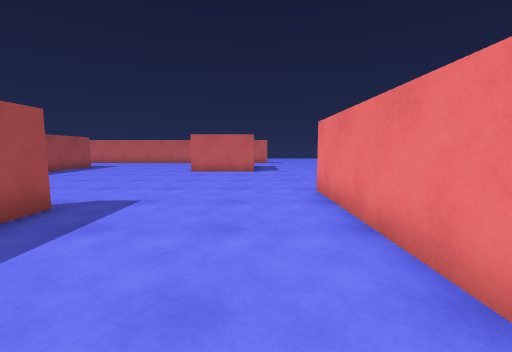
view 1 (above)

21 first-person views from a walk through a Unity game level. The camera is 1.2 m above the floor, tilts 6° down and sees 90° across. The floor is counted in squares, 1 m on a side. Each view is taken from the middle of a square. On the plan, view 1 faces up. The plan holds only what a view shows up to about 12 squares ahead; the rest is blank. The place goes on beyond the plan.

view 2
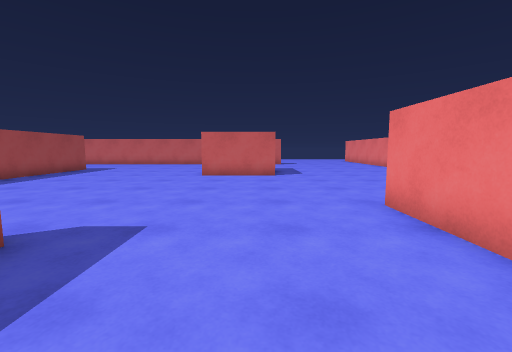

view 3
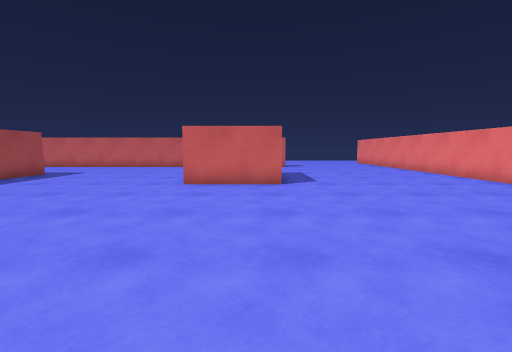

view 4
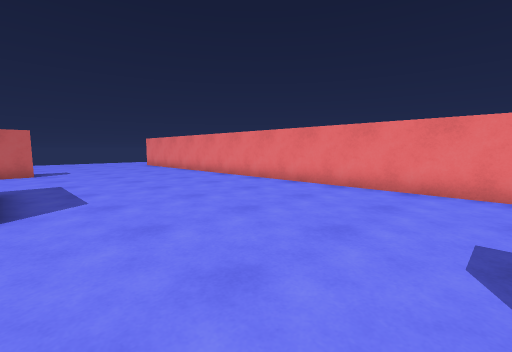

view 5
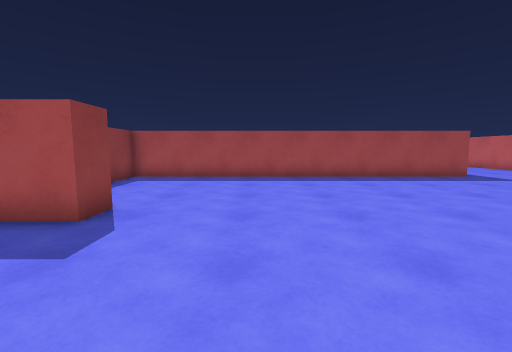

view 6
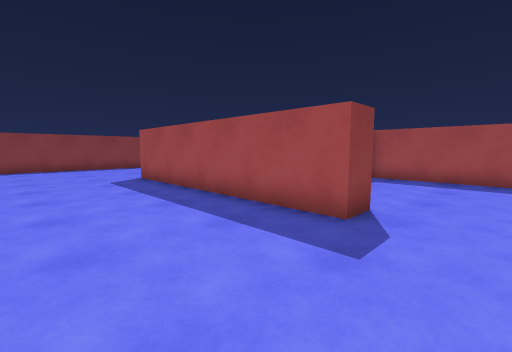

view 7
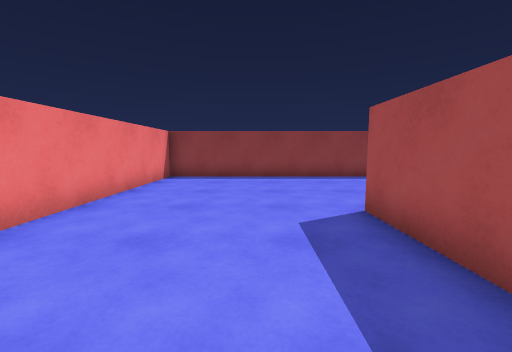

view 8
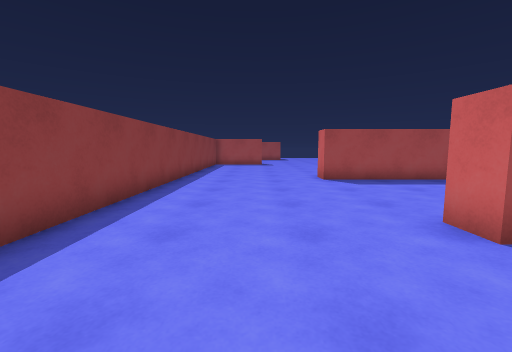

view 9
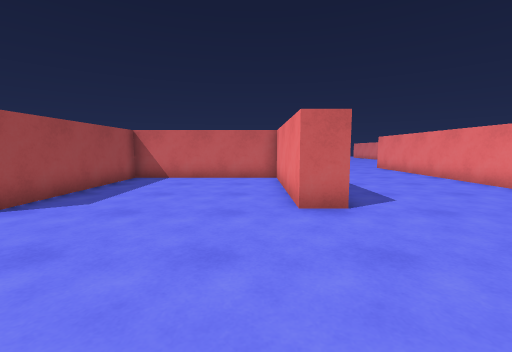

view 10
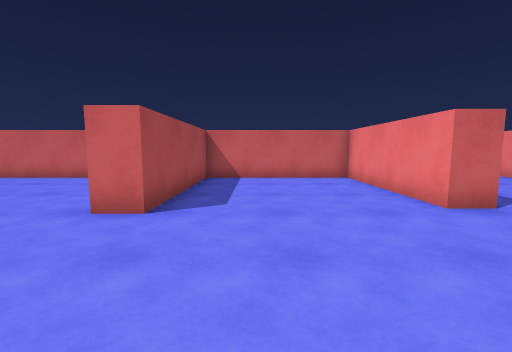

view 11
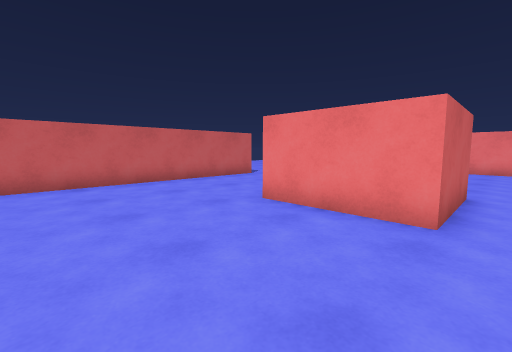

view 12
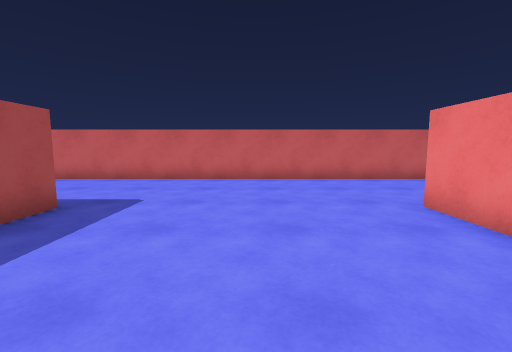

view 13
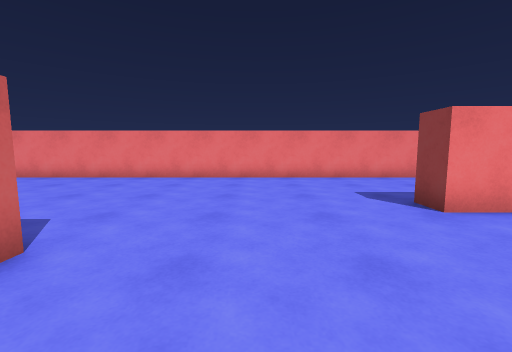

view 14
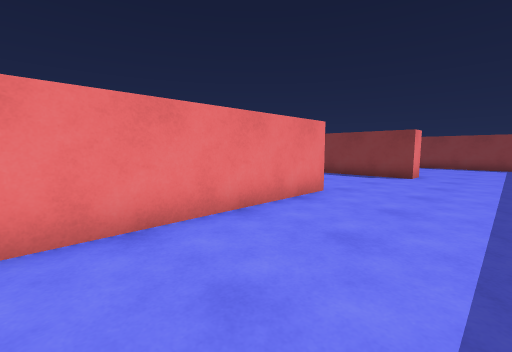

view 15
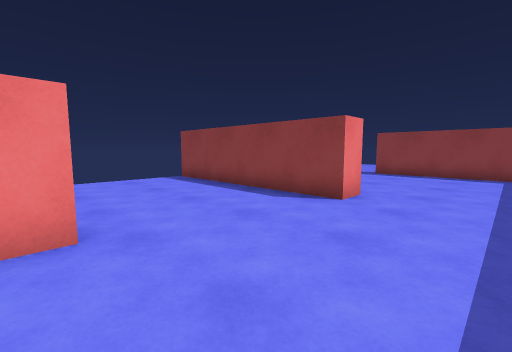

view 16
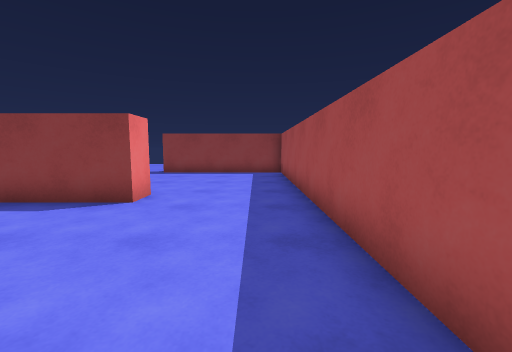

view 17
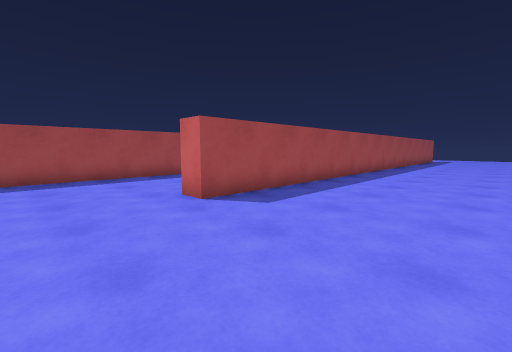

view 18
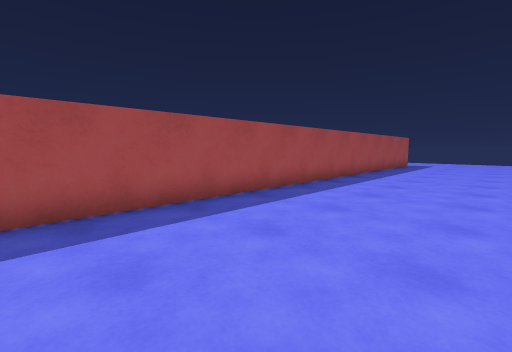

view 19
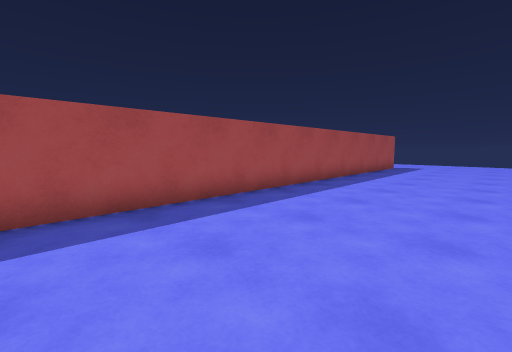

view 20
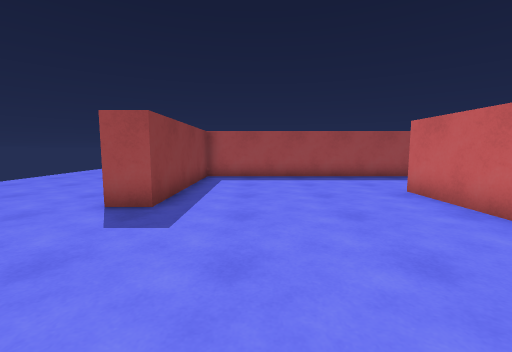

view 21
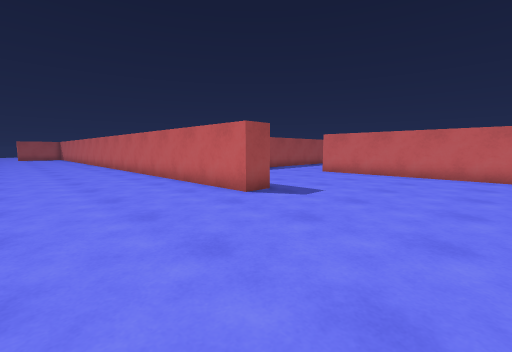

### Floor plan
Points are (right, up) in squares from view 1. A wall is a line through its corners. A room is listed if a view was taken in it or the views show most of it. See-through windows are left out.
Room 1 (views 1, 2, 3, 4, 5, 6, 7, 8, 9, 10, 11, 12, 13, 14, 15, 16, 17, 18, 19, 20, 21)
walls: (2.7, 4.9) (2.7, -10.2) (8.8, -10.2) (8.8, -11.2) (1.8, -11.2); (-5.2, 5.1) (-4.1, 5.1) (-4.1, -3.9) (-5.1, -3.9) (-5.1, 1.7) (-11.1, 1.7) (-11.1, -4.3) (-12.1, -4.3); (0, 13.7) (-3.5, 13.7) (-3.5, 17.4); (14.1, -3.7) (6.8, -3.7) (6.8, -2.7) (14.4, -2.7); (-13.1, -10.2) (1.8, -10.2) (1.8, 7.4) (2.8, 7.4); (-11.1, 17.2) (-11.1, 2.7) (-9.2, 2.7); (1, 22.3) (-15.1, 22.3); (8.8, 22) (8.8, 2.4) (7.8, 2.4) (7.8, 21.2)

Where each view was taken, in squares from view 1:
view 1: 0 up, 0 right, facing up
view 2: 2 up, 1 left, facing up
view 3: 5 up, 1 left, facing up
view 4: 8 up, 0 right, facing up-right
view 5: 8 up, 0 right, facing left
view 6: 7 up, 0 right, facing down-left
view 7: 1 up, 2 left, facing down
view 8: 7 down, 1 left, facing left
view 9: 9 down, 6 left, facing up
view 10: 9 down, 9 left, facing up
view 11: 13 up, 8 left, facing up-right
view 12: 12 up, 7 left, facing up
view 13: 11 up, 3 left, facing right
view 14: 9 up, 4 right, facing down-right
view 15: 3 up, 4 right, facing down-right
view 16: 3 up, 4 right, facing down
view 17: 1 down, 14 right, facing up-left
view 18: 7 up, 14 right, facing up-left
view 19: 10 up, 14 right, facing up-left
view 20: 8 down, 14 right, facing left
view 21: 16 down, 14 right, facing up-left
